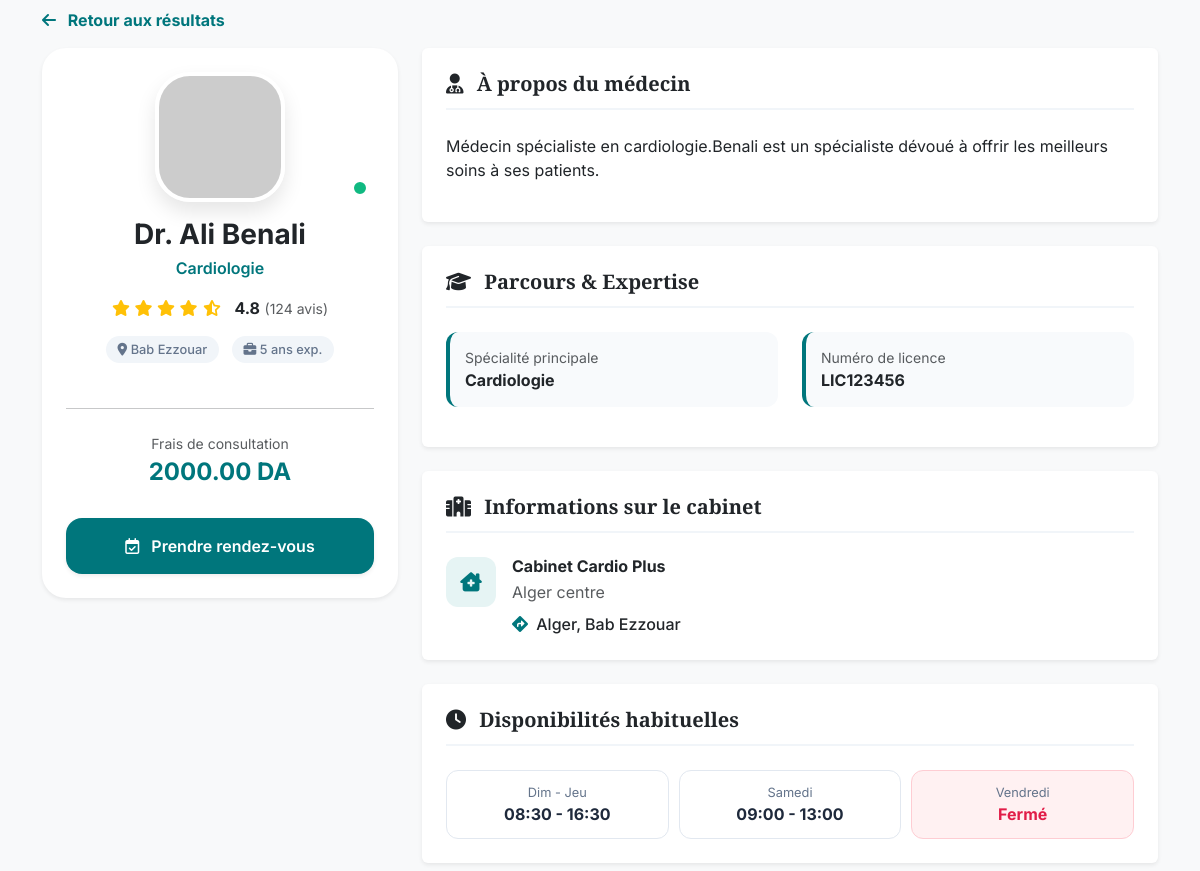
The page /doctors/1/ on the database its author committed.
### accounts/models.py (models this page shows, shortened)
class DoctorProfile(models.Model):
    user = models.OneToOneField(User, on_delete=models.CASCADE, related_name='doctor_profile')
    speciality = models.ForeignKey('doctors.Speciality', on_delete=models.SET_NULL, null=True)
    license_number = models.CharField(max_length=100, unique=True)
    years_of_experience = models.PositiveIntegerField(default=0)
    bio = models.TextField(blank=True)
    consultation_fee = models.DecimalField(max_digits=8, decimal_places=2, null=True, blank=True)
    clinic_name = models.CharField(max_length=200, blank=True)
    clinic_address = models.TextField(blank=True)
    wilaya = models.CharField(max_length=100)
    commune = models.CharField(max_length=100)
    latitude = models.FloatField(null=True, blank=True)
    longitude = models.FloatField(null=True, blank=True)
    is_validated = models.BooleanField(default=False)
    validated_at = models.DateTimeField(null=True, blank=True)
    validated_by = models.ForeignKey(
        User, on_delete=models.SET_NULL, null=True, blank=True,
        related_name='validated_doctors'
    )

class User(AbstractUser):
    class Role(models.TextChoices):
        PATIENT = 'patient', 'Patient'
        DOCTOR = 'doctor', 'Médecin'
        SELLER = 'seller', 'Vendeur'
        ADMIN = 'admin', 'Administrateur'
    role = models.CharField(max_length=20, choices=Role.choices)
    phone = models.CharField(max_length=20, blank=True)
    address = models.TextField(blank=True)
    wilaya = models.CharField(max_length=100, blank=True)
    commune = models.CharField(max_length=100, blank=True)
    profile_picture = models.ImageField(upload_to='profiles/', null=True, blank=True)
    is_verified = models.BooleanField(default=False)
    created_at = models.DateTimeField(auto_now_add=True)
    updated_at = models.DateTimeField(auto_now=True)

### doctors/models.py (models this page shows)
class Speciality(models.Model):
    name = models.CharField(max_length=100, unique=True)
    description = models.TextField(blank=True)
    icon = models.ImageField(upload_to='specialities/', null=True, blank=True)
    class Meta:
        verbose_name_plural = 'Specialities'
    def __str__(self):
        return self.name

### accounts/views.py (the view)
# urls.py: path("doctors/<int:id>/", doctor_profile, name="doctor_profile"),
def doctor_profile(request, id):
    doctor = DoctorProfile.objects.select_related('user', 'speciality').get(id=id)
    return render(request, "patient/doctor_profile.html", {
        "doctor": doctor
    })

### templates/patient/doctor_profile.html (shortened to what this page needs)
{% load static %}
<!DOCTYPE html>
<html lang="fr">
<head>
    <link rel="stylesheet" href="https://cdnjs.cloudflare.com/ajax/libs/font-awesome/6.4.0/css/all.min.css">
    <link href="https://cdn.jsdelivr.net/npm/bootstrap@5.3.0/dist/css/bootstrap.min.css" rel="stylesheet">
    <link rel="stylesheet" href="{% static 'styles/patient/doctor_profile.css' %}">
</head>
<body class="bg-light">
<div class="container py-2">
    <nav class="mb-3">
        <a href="javascript:history.back()" class="text-decoration-none text-teal fw-bold">
            <i class="fas fa-arrow-left me-2"></i> Retour aux résultats
        </a>
    </nav>
    <div class="row">
        <div class="col-lg-4">
            <div class="card profile-main-card border-0 shadow-sm text-center p-4 sticky-top">
                <div class="avatar-container mb-3">
                    {% if doctor.profile_picture %}
                        <img src="{{ doctor.profile_picture.url }}" class="profile-img">
                    {% else %}
                        <img src="https://ui-avatars.com/api/?name=Dr+{{ doctor.user.last_name }}&background=00767C&color=fff&size=128" class="profile-img">
                    {% endif %}
                    <span class="status-indicator online"></span>
                </div>
                <h3 class="fw-bold mb-1">Dr. {{ doctor.user.get_full_name }}</h3>
                <p class="speciality-text">{{ doctor.speciality }}</p>
                <div class="rating-box mb-3">
                    <i class="fas fa-star text-warning"></i>
                    <i class="fas fa-star text-warning"></i>
                    <i class="fas fa-star text-warning"></i>
                    <i class="fas fa-star text-warning"></i>
                    <i class="fas fa-star-half-alt text-warning"></i>
                    <span class="ms-2 fw-bold">4.8</span> <span class="text-muted small">(124 avis)</span>
                </div>
                <div class="info-pills mb-4">
                    <span class="badge-pill"><i class="fas fa-map-marker-alt"></i> {{ doctor.commune }}</span>
                    <span class="badge-pill"><i class="fas fa-briefcase"></i> {{ doctor.years_of_experience }} ans exp.</span>
                </div>
                <hr class="my-4 opacity-10">
                <div class="price-section mb-4">
                    <span class="text-muted d-block small mb-1">Frais de consultation</span>
                    <h4 class="text-teal fw-bold">{{ doctor.consultation_fee }} DA</h4>
                </div>
                <a href="#" class="btn btn-teal-primary w-100 py-3 shadow-sm">
                    <i class="far fa-calendar-check me-2"></i> Prendre rendez-vous
                </a>
            </div>
        </div>
        <div class="col-lg-8">
            <div class="card border-0 shadow-sm p-4 mb-4">
                <h5 class="section-title"><i class="fas fa-user-md me-2"></i> À propos du médecin</h5>
                <div class="section-content mt-3">
                    <p>{{ doctor.bio|default:"Le Dr. " |add:doctor.user.last_name|add:" est un spécialiste dévoué à offrir les meilleurs soins à ses patients." }}</p>
                </div>
            </div>
            <div class="card border-0 shadow-sm p-4 mb-4">
                <h5 class="section-title"><i class="fas fa-graduation-cap me-2"></i> Parcours & Expertise</h5>
                <div class="row mt-3">
                    <div class="col-md-6 mb-3">
                        <div class="expert-item">
                            <span class="text-muted small d-block">Spécialité principale</span>
                            <span class="fw-bold">{{ doctor.speciality }}</span>
                        </div>
                    </div>
                    <div class="col-md-6 mb-3">
                        <div class="expert-item">
                            <span class="text-muted small d-block">Numéro de licence</span>
                            <span class="fw-bold text-uppercase">{{ doctor.license_number }}</span>
                        </div>
                    </div>
                </div>
            </div>
            <div class="card border-0 shadow-sm p-4 mb-4">
                <h5 class="section-title"><i class="fas fa-hospital me-2"></i> Informations sur le cabinet</h5>
                <div class="d-flex align-items-start mt-3">
                    <div class="clinic-icon-box">
                        <i class="fas fa-clinic-medical"></i>
                    </div>
                    <div class="ms-3">
                        <h6 class="fw-bold mb-1">{{ doctor.clinic_name }}</h6>
                        <p class="text-muted mb-2">{{ doctor.clinic_address }}</p>
                        <p class="mb-0 fw-medium"><i class="fas fa-directions text-teal me-1"></i> {{ doctor.wilaya }}, {{ doctor.commune }}</p>
                    </div>
                </div>
            </div>
            <div class="card border-0 shadow-sm p-4">
                <h5 class="section-title"><i class="fas fa-clock me-2"></i> Disponibilités habituelles</h5>
                <div class="schedule-grid mt-3">
                    <div class="day-item"><span>Dim - Jeu</span><strong>08:30 - 16:30</strong></div>
                    <div class="day-item"><span>Samedi</span><strong>09:00 - 13:00</strong></div>
                    <div class="day-item closed"><span>Vendredi</span><strong>Fermé</strong></div>
                </div>
            </div>
        </div>
    </div>
</div>
</body>
</html>

### static/styles/patient/doctor_profile.css (style rules this page uses)
:root { --primary-teal: #00767C; --dark-teal: #005a5f; --light-bg: #f8fafb; --text-dark: #1e293b; }
body { font-family: 'Inter', sans-serif; color: var(--text-dark); }
.text-teal { color: var(--primary-teal); }
.sticky-top { top: 30px; z-index: 10; }
.profile-main-card { border-radius: 24px; }
.avatar-container { position: relative; display: inline-block; }
.profile-img { width: 130px; height: 130px; border-radius: 35px; object-fit: cover; border: 4px solid white; box-shadow: 0 10px 20px rgba(0,0,0,0.1); }
.status-indicator { position: absolute; bottom: 5px; right: 5px; width: 18px; height: 18px; background: #10b981; border: 3px solid white; border-radius: 50%; }
.speciality-text { color: var(--primary-teal); font-weight: 600; font-size: 1rem; }
.badge-pill { background: #f1f5f9; padding: 6px 12px; border-radius: 20px; font-size: 0.8rem; color: #64748b; font-weight: 500; margin: 0 4px; }
.btn-teal-primary { background: var(--primary-teal); color: white; border-radius: 16px; font-weight: 600; transition: 0.3s; border: none; }
.section-title { font-family: 'Playfair Display', serif; font-size: 1.25rem; font-weight: 700; border-bottom: 2px solid #f1f5f9; padding-bottom: 12px; }
.expert-item { background: #f8fafc; padding: 15px; border-radius: 12px; border-left: 4px solid var(--primary-teal); }
.clinic-icon-box { width: 50px; height: 50px; background: #e6f4f4; color: var(--primary-teal); border-radius: 12px; display: flex; align-items: center; justify-content: center; font-size: 1.2rem; }
.schedule-grid { display: flex; flex-wrap: wrap; gap: 10px; }
.day-item { flex: 1; min-width: 140px; background: white; border: 1px solid #e2e8f0; padding: 12px; border-radius: 12px; text-align: center; }
.day-item span { display: block; font-size: 0.8rem; color: #64748b; }
.day-item strong { color: var(--text-dark); }
.day-item.closed { background: #fff1f2; border-color: #fecdd3; }
.day-item.closed strong { color: #e11d48; }

### rows shown on the page
DoctorProfile: user.get_full_name "Ali Benali", speciality "Cardiologie", commune "Bab Ezzouar", years_of_experience "5", consultation_fee "2000.00", bio|add "Médecin spécialiste en cardiologie.Benali est un spécialiste dévoué à offrir les meilleurs soins à ses patients.", license_number "LIC123456", clinic_name "Cabinet Cardio Plus", clinic_address "Alger centre", wilaya "Alger"
